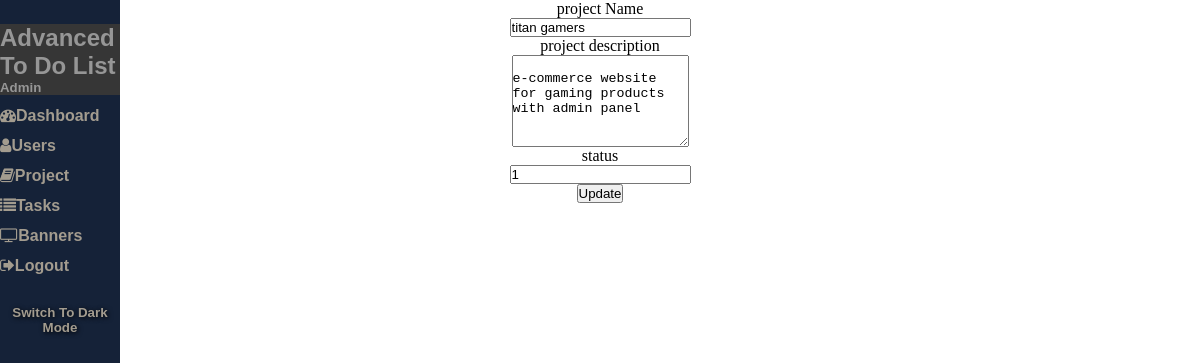
/admin/editproject.php?id=1, run on an earlier commit of the app's database.
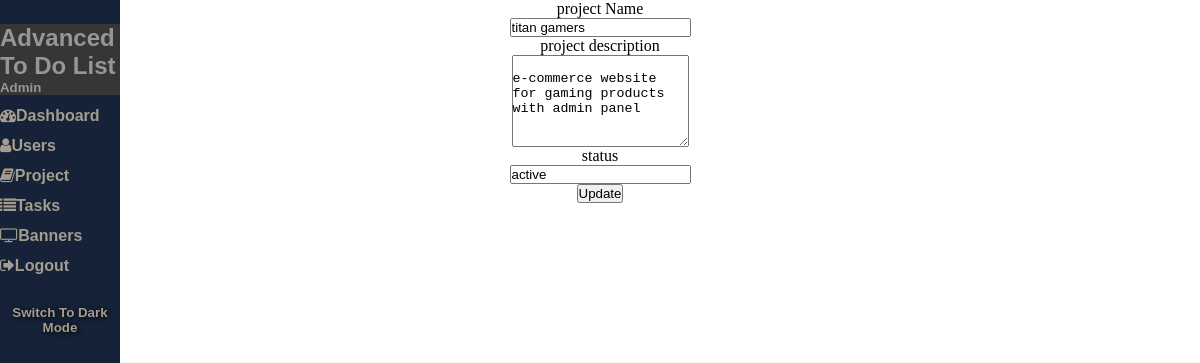
And on a later commit of the database.
### tables this page shows
CREATE TABLE `project` (
  `id` int(150) NOT NULL,
  `userToken` varchar(255) NOT NULL,
  `projectToken` varchar(255) NOT NULL,
  `projectName` varchar(255) NOT NULL,
  `projectDescription` longtext NOT NULL,
  `date` timestamp NOT NULL DEFAULT current_timestamp(),
  `updateDate` varchar(255) NOT NULL,
  `dueDate` varchar(255) NOT NULL,
  `status` varchar(255) NOT NULL
);

### admin/editproject.php (the view, shortened to what this page needs)
<?php
include('db/connection.php');
$id = intval($_GET['id']);
?>
<html>
    <head>
          <link rel="stylesheet" href="https://cdnjs.cloudflare.com/ajax/libs/font-awesome/4.7.0/css/font-awesome.min.css">
          <link rel="stylesheet" type="text/css" href="https://cdn.datatables.net/v/dt/dt-1.11.4/datatables.min.css"/>
    </head>
    <body>
<?php include 'includes/sidenav.inc.php'; ?>
<center>
<form class="admin_form" name="insertproduct" method="post" enctype="multipart/form-data">
<?php $query= mysqli_query($con, "select * from project where id ='$id'");
$cnt=1;
while($row=mysqli_fetch_array($query)){
 ?>
 <div class="adminform_div">
   <label class="adminform_label" for="basicinput">project Name</label><br>
   <input type="text" name="projectName"  placeholder="Enter Project Name" value="<?php echo htmlentities($row['projectName']);?>" class="adminform_input" >
 </div>
 <div class="adminform_div">
   <label class="adminform_label" for="basicinput">project description</label><br>
   <textarea  name="projectDescription"  placeholder="Enter project Description" rows="6" class="adminform_textarea">
     <?php echo htmlentities($row['projectDescription']);?>
   </textarea>
</div>
<div class="adminform_div">
  <label class="adminform_label" for="basicinput">status</label><br>
  <input type="text" name="status"  placeholder="Enter status" value="<?php echo htmlentities($row['status']);?>" class="adminform_input" >
</div>
<?php $cnt++; } ?>
<div class="adminform_div">
  <button type="submit" name="editproject" class="adminform_btn">Update</button>
</div>
</form>
</center>
    </body>
</html>

What changed in the data, as far as the page shows it:
changed project "titan gamers": status "1" → "active"
